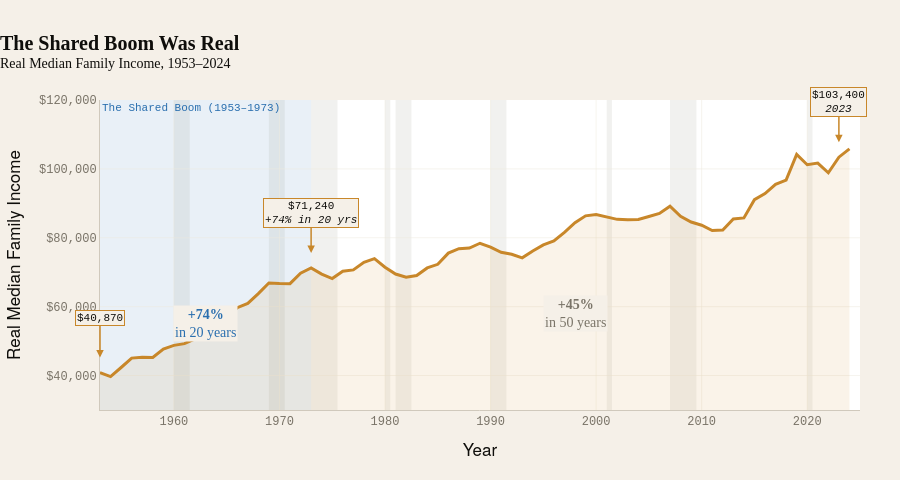

Notebook cell for this chart:
### Markdown cell above
---
## Visualization 2 — "The Shared Boom Was Real"
**Static annotated area chart**

Before we show what broke, we show what worked.
Real median family income (in 2023 dollars) from 1953 to 2024.

The "before" picture: income grew robustly and broadly through 1973.
Then the growth rate slowed dramatically — setting up the divergence story.

> **Key annotation**: Income nearly doubled between 1953 and 1973 (roughly 20 years).
> It took another **50 years** to double again — and that second doubling happened
> almost entirely for top earners, not the median family.

### Code cell
fig2 = go.Figure()

years = s_income.index.tolist()
vals  = s_income.values.tolist()

# ── Shade the "Shared Boom" era (1953–1973) ──────────────────
fig2.add_vrect(
    x0=1953, x1=1973,
    fillcolor=C.blue_fill,
    line_width=0,
    layer='below',
    annotation_text='The Shared Boom (1953–1973)',
    annotation_position='top left',
    annotation_font=dict(size=11, color=C.blue, family=THEME['font_mono']),
)

# ── Area fill under the full income line ─────────────────────
fig2.add_trace(go.Scatter(
    x=years, y=vals,
    fill='tozeroy',
    fillcolor=C.gold_fill,
    line=dict(color=C.gold, width=0),
    showlegend=False,
    hoverinfo='skip',
))

# ── Main income line ─────────────────────────────────────────
fig2.add_trace(go.Scatter(
    x=years,
    y=vals,
    mode='lines',
    name='Real Median Family Income (2023 $)',
    line=dict(color=C.gold, width=3),
    hovertemplate='<b>%{x}</b><br>$%{y:,.0f}<extra></extra>',
))

# ── Recession shading ────────────────────────────────────────
add_recession_bands(fig2)

# ── Annotate key turning points ──────────────────────────────
annotations = [
    dict(x=1953, y=s_income.loc[1953], text='$40,870', yshift=15),
    dict(x=1973, y=s_income.loc[1973], text=f'${s_income.loc[1973]:,.0f}<br><i>+{((s_income.loc[1973]/s_income.loc[1953])-1)*100:.0f}% in 20 yrs</i>', yshift=15),
    dict(x=2023, y=s_income.loc[2023], text=f'${s_income.loc[2023]:,.0f}<br><i>2023</i>', yshift=15),
]
for ann in annotations:
    fig2.add_annotation(
        x=ann['x'], y=ann['y'],
        text=ann['text'],
        showarrow=True, arrowhead=2, arrowcolor=C.gold,
        arrowwidth=1.5,
        font=dict(size=11, color=C.text, family=THEME['font_mono']),
        bgcolor=THEME['background'],
        bordercolor=C.gold,
        borderwidth=1,
        yshift=ann.get('yshift', 0),
        ax=0, ay=-40,
    )

# ── Growth rate annotation ────────────────────────────────────
boom_growth = ((s_income.loc[1973] / s_income.loc[1953]) - 1) * 100
post_growth = ((s_income.loc[2023] / s_income.loc[1973]) - 1) * 100
fig2.add_annotation(
    x=1963, y=55000,
    text=f'<b>+{boom_growth:.0f}%</b><br>in 20 years',
    showarrow=False,
    font=dict(size=14, color=C.blue, family=THEME['font']),
    bgcolor=THEME['background'],
)
fig2.add_annotation(
    x=1998, y=58000,
    text=f'<b>+{post_growth:.0f}%</b><br>in 50 years',
    showarrow=False,
    font=dict(size=14, color=C.muted, family=THEME['font']),
    bgcolor=THEME['background'],
)

apply_theme(fig2)

fig2.update_xaxes(gridcolor='#EDE8DC', gridwidth=0.5)
fig2.update_yaxes(gridcolor='#EDE8DC', gridwidth=0.5)

fig2.update_layout(
    title=dict(
        text='<b>The Shared Boom Was Real</b><br>'
             '<sup>Real Median Family Income, 1953–2024</sup>',
        font=dict(size=THEME['font_size']['lg'], family=THEME['font']),
    ),
    xaxis=dict(title='Year', range=[1953, 2025], tickmode='linear', dtick=10),
    yaxis=dict(
        title='Real Median Family Income',
        tickformat='$,.0f',
        range=[30000, 120000],
    ),
    showlegend=False,
    height=480,
    margin=dict(t=100, b=70, l=90, r=40),
)

fig2.show()

print(f"\n── Key growth rates ──────────────────────────────────────────────────")
print(f"  Shared Boom  (1953–1973): +{boom_growth:.1f}% real income growth in 20 years")
print(f"  Post-Boom    (1973–2023): +{post_growth:.1f}% real income growth in 50 years")
print(f"  Annual pace  (1953–1973): +{(((s_income.loc[1973]/s_income.loc[1953])**(1/20))-1)*100:.2f}%/yr")
print(f"  Annual pace  (1973–2023): +{(((s_income.loc[2023]/s_income.loc[1973])**(1/50))-1)*100:.2f}%/yr")

### Figure 1 — Plotly figure (JSON) as saved in the notebook; plotly's stock layout.template omitted (floating-point values rounded to 4 significant figures)
{"data": [{"fill": "tozeroy", "fillcolor": "rgba(200, 135, 42, 0.10)", "hoverinfo": "skip", "line": {"color": "#C8872A", "width": 0}, "showlegend": false, "type": "scatter", "x": [1953, 1954, 1955, 1956, 1957, 1958, 1959, 1960, 1961, 1962, 1963, 1964, 1965, 1966, 1967, 1968, 1969, 1970, 1971, 1972, 1973, 1974, 1975, 1976, 1977, 1978, 1979, 1980, 1981, 1982, 1983, 1984, 1985, 1986, 1987, 1988, 1989, 1990, 1991, 1992, 1993, 1994, 1995, 1996, 1997, 1998, 1999, 2000, 2001, 2002, 2003, 2004, 2005, 2006, 2007, 2008, 2009, 2010, 2011, 2012, 2013, 2014, 2015, 2016, 2017, 2018, 2019, 2020, 2021, 2022, 2023, 2024], "y": [40870, 39710, 42340, 45060, 45340, 45260, 47710, 48760, 49270, 50670, 52400, 54550, 56700, 59710, 60950, 63790, 66870, 66700, 66680, 69730, 71240, 69450, 68170, 70310, 70680, 72900, 73940, 71470, 69470, 68570, 69030, 71250, 72300, 75550, 76830, 77010, 78410, 77260, 75790, 75220, 74170, 76170, 77920, 79070, 81560, 84380, 86370, 86740, 85960, 85350, 85230, 85320, 86190, 87060, 89170, 86250, 84580, 83640, 82110, 82230, 85470, 85760, 91060, 92830, 95520, 96730, 104200, 101200, 101700, 98870, 103400, 105800]}, {"hovertemplate": "<b>%{x}</b><br>$%{y:,.0f}<extra></extra>", "line": {"color": "#C8872A", "width": 3}, "mode": "lines", "name": "Real Median Family Income (2023 $)", "type": "scatter", "x": [1953, 1954, 1955, 1956, 1957, 1958, 1959, 1960, 1961, 1962, 1963, 1964, 1965, 1966, 1967, 1968, 1969, 1970, 1971, 1972, 1973, 1974, 1975, 1976, 1977, 1978, 1979, 1980, 1981, 1982, 1983, 1984, 1985, 1986, 1987, 1988, 1989, 1990, 1991, 1992, 1993, 1994, 1995, 1996, 1997, 1998, 1999, 2000, 2001, 2002, 2003, 2004, 2005, 2006, 2007, 2008, 2009, 2010, 2011, 2012, 2013, 2014, 2015, 2016, 2017, 2018, 2019, 2020, 2021, 2022, 2023, 2024], "y": [40870, 39710, 42340, 45060, 45340, 45260, 47710, 48760, 49270, 50670, 52400, 54550, 56700, 59710, 60950, 63790, 66870, 66700, 66680, 69730, 71240, 69450, 68170, 70310, 70680, 72900, 73940, 71470, 69470, 68570, 69030, 71250, 72300, 75550, 76830, 77010, 78410, 77260, 75790, 75220, 74170, 76170, 77920, 79070, 81560, 84380, 86370, 86740, 85960, 85350, 85230, 85320, 86190, 87060, 89170, 86250, 84580, 83640, 82110, 82230, 85470, 85760, 91060, 92830, 95520, 96730, 104200, 101200, 101700, 98870, 103400, 105800]}], "layout": {"annotations": [{"font": {"color": "#2A6FAF", "family": "DM Mono, JetBrains Mono, Courier New, monospace", "size": 11}, "showarrow": false, "text": "The Shared Boom (1953–1973)", "x": 1953, "xanchor": "left", "xref": "x", "y": 1, "yanchor": "top", "yref": "y domain"}, {"arrowcolor": "#C8872A", "arrowhead": 2, "arrowwidth": 1.5, "ax": 0, "ay": -40, "bgcolor": "#F5F0E8", "bordercolor": "#C8872A", "borderwidth": 1, "font": {"color": "#0F0E0B", "family": "DM Mono, JetBrains Mono, Courier New, monospace", "size": 11}, "showarrow": true, "text": "$40,870", "x": 1953, "y": 40870, "yshift": 15}, {"arrowcolor": "#C8872A", "arrowhead": 2, "arrowwidth": 1.5, "ax": 0, "ay": -40, "bgcolor": "#F5F0E8", "bordercolor": "#C8872A", "borderwidth": 1, "font": {"color": "#0F0E0B", "family": "DM Mono, JetBrains Mono, Courier New, monospace", "size": 11}, "showarrow": true, "text": "$71,240<br><i>+74% in 20 yrs</i>", "x": 1973, "y": 71240, "yshift": 15}, {"arrowcolor": "#C8872A", "arrowhead": 2, "arrowwidth": 1.5, "ax": 0, "ay": -40, "bgcolor": "#F5F0E8", "bordercolor": "#C8872A", "borderwidth": 1, "font": {"color": "#0F0E0B", "family": "DM Mono, JetBrains Mono, Courier New, monospace", "size": 11}, "showarrow": true, "text": "$103,400<br><i>2023</i>", "x": 2023, "y": 103400, "yshift": 15}, {"bgcolor": "#F5F0E8", "font": {"color": "#2A6FAF", "family": "Playfair Display, Georgia, serif", "size": 14}, "showarrow": false, "text": "<b>+74%</b><br>in 20 years", "x": 1963, "y": 55000}, {"bgcolor": "#F5F0E8", "font": {"color": "#7A7468", "family": "Playfair Display, Georgia, serif", "size": 14}, "showarrow": false, "text": "<b>+45%</b><br>in 50 years", "x": 1998, "y": 58000}], "colorway": ["#2A6FAF", "#B84A2E", "#C8872A", "#2A7C6F", "#7B4FA6", "#C87028", "#7A7468"], "font": {"color": "#0F0E0B", "family": "DM Sans, Helvetica Neue, Arial, sans-serif", "size": 14}, "height": 480, "hoverlabel": {"bgcolor": "#FFFFFF", "bordercolor": "#D0C9BC", "font": {"color": "#0F0E0B", "family": "DM Sans, Helvetica Neue, Arial, sans-serif", "size": 12}}, "legend": {"bgcolor": "rgba(0,0,0,0)", "bordercolor": "rgba(0,0,0,0)", "font": {"color": "#0F0E0B", "family": "DM Sans, Helvetica Neue, Arial, sans-serif", "size": 12}}, "margin": {"b": 70, "l": 90, "r": 40, "t": 100}, "paper_bgcolor": "#F5F0E8", "plot_bgcolor": "#FFFFFF", "shapes": [{"fillcolor": "rgba(42, 111, 175, 0.10)", "layer": "below", "line": {"width": 0}, "type": "rect", "x0": 1953, "x1": 1973, "xref": "x", "y0": 0, "y1": 1, "yref": "y domain"}, {"fillcolor": "rgba(122,116,104,0.10)", "layer": "below", "line": {"width": 0}, "type": "rect", "x0": 1960, "x1": 1962.0, "xref": "x", "y0": 0, "y1": 1, "yref": "y domain"}, {"fillcolor": "rgba(122,116,104,0.10)", "layer": "below", "line": {"width": 0}, "type": "rect", "x0": 1969, "x1": 1970.0, "xref": "x", "y0": 0, "y1": 1, "yref": "y domain"}, {"fillcolor": "rgba(122,116,104,0.10)", "layer": "below", "line": {"width": 0}, "type": "rect", "x0": 1973, "x1": 1976.0, "xref": "x", "y0": 0, "y1": 1, "yref": "y domain"}, {"fillcolor": "rgba(122,116,104,0.10)", "layer": "below", "line": {"width": 0}, "type": "rect", "x0": 1980, "x1": 1980.0, "xref": "x", "y0": 0, "y1": 1, "yref": "y domain"}, {"fillcolor": "rgba(122,116,104,0.10)", "layer": "below", "line": {"width": 0}, "type": "rect", "x0": 1981, "x1": 1982.0, "xref": "x", "y0": 0, "y1": 1, "yref": "y domain"}, {"fillcolor": "rgba(122,116,104,0.10)", "layer": "below", "line": {"width": 0}, "type": "rect", "x0": 1990, "x1": 1992.0, "xref": "x", "y0": 0, "y1": 1, "yref": "y domain"}, {"fillcolor": "rgba(122,116,104,0.10)", "layer": "below", "line": {"width": 0}, "type": "rect", "x0": 2001, "x1": 2002.0, "xref": "x", "y0": 0, "y1": 1, "yref": "y domain"}, {"fillcolor": "rgba(122,116,104,0.10)", "layer": "below", "line": {"width": 0}, "type": "rect", "x0": 2007, "x1": 2010.0, "xref": "x", "y0": 0, "y1": 1, "yref": "y domain"}, {"fillcolor": "rgba(122,116,104,0.10)", "layer": "below", "line": {"width": 0}, "type": "rect", "x0": 2020, "x1": 2020.0, "xref": "x", "y0": 0, "y1": 1, "yref": "y domain"}], "showlegend": false, "title": {"font": {"color": "#0F0E0B", "family": "Playfair Display, Georgia, serif", "size": 20}, "pad": {"l": 0}, "text": "<b>The Shared Boom Was Real</b><br><sup>Real Median Family Income, 1953–2024</sup>", "x": 0, "xanchor": "left"}, "xaxis": {"dtick": 10, "gridcolor": "#EDE8DC", "gridwidth": 0.5, "linecolor": "#D0C9BC", "range": [1953, 2025], "tickcolor": "#D0C9BC", "tickfont": {"color": "#7A7468", "family": "DM Mono, JetBrains Mono, Courier New, monospace", "size": 12}, "tickmode": "linear", "title": {"text": "Year"}, "zerolinecolor": "#E0D9CE"}, "yaxis": {"gridcolor": "#EDE8DC", "gridwidth": 0.5, "linecolor": "#D0C9BC", "range": [30000, 120000], "tickcolor": "#D0C9BC", "tickfont": {"color": "#7A7468", "family": "DM Mono, JetBrains Mono, Courier New, monospace", "size": 12}, "tickformat": "$,.0f", "title": {"text": "Real Median Family Income"}, "zerolinecolor": "#E0D9CE"}}}
